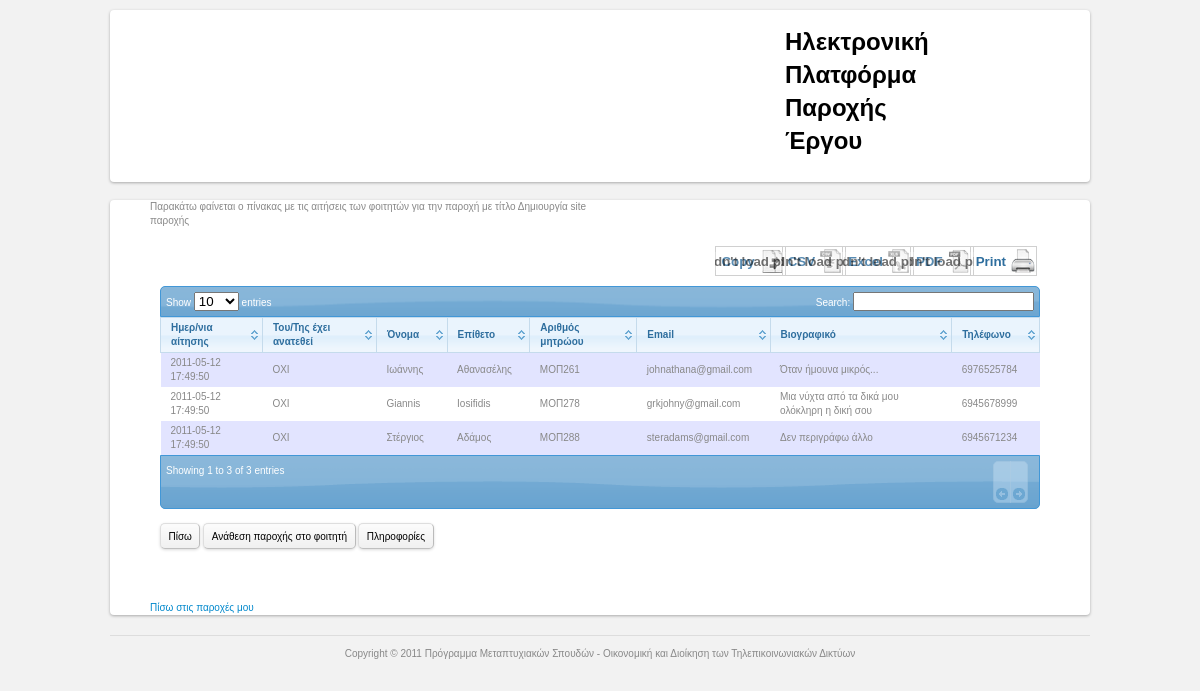
Page /professor/show_apps.php?id=1 on the committed database.
### tables this page shows
create table if not exists work_offers (
    id int unsigned not null auto_increment primary key,
    professor_id int unsigned,
    title varchar(255),
    lesson varchar(255),
    candidates tinyint unsigned,
    requirements text,
    deliverables varchar(255),
    hours smallint unsigned,
    deadline date,
    at_di boolean,
    academic_year_id int unsigned,
    winter_semester boolean,
    is_available boolean,
    has_expired boolean,
    addressed_for tinyint(1) unsigned not null,  
    foreign key (professor_id) references users(id),
    foreign key (academic_year_id) references academic_year(id)
) character set 'utf8' collate 'utf8_general_ci';

create table if not exists work_applications (
    id int not null auto_increment primary key,
    user_id int unsigned not null,
    work_id int unsigned not null,
    applied timestamp default now(),
    accepted boolean default false,
    foreign key (user_id) references users(id),
    foreign key (work_id) references work_offers(id)
) character set 'utf8' collate 'utf8_general_ci';

create table if not exists users (
    id int unsigned not null auto_increment primary key,
    email varchar(255) not null,  
    passwd varchar(40) not null,  
    is_admin tinyint(1) unsigned default '0' not null,  
    name varchar(255),
    surname varchar(255),
    reg_numb varchar(10),  
    phone varchar(255),
    sex char(1),  
    cv text,  
    created timestamp default now(),  
    last_login timestamp  
) character set 'utf8' collate 'utf8_general_ci';

### includes/functions.php (called while the page is built, shortened)
<?php
    function get_user_info($user_id)
    {
        global $con;
		$query = "SELECT * FROM users WHERE id = '$user_id'";
        $result_set = mysql_query("$query",$con);
		$user_info = mysql_fetch_assoc($result_set);
        return $user_info;
    }
?>

### professor/show_apps.php (the view, shortened to what this page needs)
<!DOCTYPE html>
<html>
<head>
	<?php
		require_once($_SERVER['DOCUMENT_ROOT'].'/includes/head.php');
		require_once($_SERVER['DOCUMENT_ROOT'].'/includes/functions.php');
	 ?>
</head>
<body id="overview">
	<?php require_once($_SERVER['DOCUMENT_ROOT'].'/includes/header.php'); ?>
	<div id="globalfooter">
	<div class="content promos grid2col">
		<aside class="column first" id="optimized">
	<?php
			if(isset($_GET['id']))
			{
				$workid = $_GET['id'];
				$query1 = "SELECT is_available, title FROM work_offers WHERE id = '$workid'";
				$res = mysql_query($query1,$con);
				$row = mysql_fetch_assoc($res);
				echo "Παρακάτω φαίνεται ο πίνακας με τις αιτήσεις των φοιτητών για την παροχή με τίτλο ".$row['title'];
				$query = "SELECT * FROM work_applications WHERE work_id = '$workid'";
				$workapps = mysql_query($query,$con);
				confirm_query($workapps);?>
				<div id="container">
					<form id="myForm" action="show_apps.php" method="POST" >
					<input type="hidden" name="workoffer_id" value="<?php echo $_GET['id'];?>" />
					<div id="demo" ></div>
						<table cellpadding="0" cellspacing="0" border="0" class="display" id="example" >
						<thead>
							<tr>
								<th>Ημερ/νια αίτησης</th>
								<th>Του/Της έχει ανατεθεί</th>
								<th>Όνομα</th>
								<th>Επίθετο</th>
								<th>Αριθμός μητρώου</th>
								<th>Email</th>
								<th>Βιογραφικό</th>
								<th>Τηλέφωνο</th>
							</tr>
						</thead>
						<tbody>
					<?php
					while($row = mysql_fetch_assoc($workapps))
					{
						extract($row);
						$info = get_user_info($user_id);
						if($accepted == 1)
							$accepted = "ΝΑΙ";
						else
							$accepted = "ΟΧΙ";
						echo "<tr>";
						echo "<td>$id</td><td>$applied</td><td>$accepted</td><td>$info[name]</td><td>$info[surname]</td><td>$info[reg_numb]</td><td>$info[email]</td><td>$info[cv]</td><td>$info[phone]</td>";
						echo "</tr>";
					}
					?>
						</tbody>
						</table>
						<br />
						<p><input class="button" type="button" name="back" value="Πίσω"  />
						<input class="button" type="submit" name="submit_btn" value="Ανάθεση παροχής στο φοιτητή"  />
						<input class="button" type="button" name="btn" value="Πληροφορίες"  /></p>
					</form>
					<a href="personal_workoffer_list.php">Πίσω στις παροχές μου</a>
				</div>
				<?php
			}
			else
			{
				echo "<p>Δεν έχετε επιλέξει κάποια παροχή!</p>";
				?><p>Επιστροφή στις <a href="personal_workoffer_list.php">παροχές μου</a></p>
				<?php
			}
	?>
	</aside>
	</div>
	<?php require_once($_SERVER['DOCUMENT_ROOT'].'/includes/footer.php'); ?>
	</div>
</body>
</html>

### includes/head.php (shortened to what this page needs)
<link rel="stylesheet" href="../style.css" type="text/css" />
<link rel="stylesheet" type="text/css" href="../jFormer/jformer.css" ></link>

### includes/header.php
<article id="main" class="content">
	<header id="pageheader">
		<h1>Ηλεκτρονική Πλατφόρμα Παροχής Έργου</h1>
	</header>
</article>

### includes/footer.php
<div class="gf-sosumi">
	<p>Copyright © 2011 Πρόγραμμα Μεταπτυχιακών Σπουδών - Οικονομική και Διοίκηση των Τηλεπικοινωνιακών Δικτύων</p>
</div>

### style.css (style rules this page uses)
html,body,div,ul,ol,li,dl,dt,dd,h1,h2,h3,h4,h5,h6,pre,form,p,blockquote,fieldset,input { margin: 0; padding: 0; }
h1,h2,h3,h4,h5,h6,pre,code,address,caption,cite,code,em,strong,th { font-size: 1em; font-weight: normal; font-style: normal; }
caption,th { text-align: left; }
table { border-collapse: collapse; border-spacing: 0; }
article, aside, footer, header, hgroup, nav, section, figure, figcaption { display: block; }
html { background-color:#fff; }
#container { width: 900px; margin: 0 auto; position: relative; }
#main { width: 100%; position: relative; }
.content { background: #fff; border: 1px solid; border-color: #e5e5e5 #dbdbdb #d2d2d2; -webkit-box-shadow: rgba(0,0,0,0.3) 0 1px 3px; -moz-box-shadow: rgba(0,0,0,0.3) 0 1px 3px; box-shadow: rgba(0,0,0,0.3) 0 1px 3px; }
.content:nth-child(1n) { border: none; }
.content, .rounded, .article .box { border-radius: 4px; -webkit-border-radius: 4px; -moz-border-radius: 4px; -o-border-radius: 4px; -khtml-border-radius: 4px; }
.column { float: left; }
.grid2col, .grid2cola, .grid2colb, .grid2colc, .grid2cold, .grid2cole, .grid2colf, .grid3col, .grid3cola, .grid4col, .grid5col, .grid6col { width: 100%; }
.grid2col .column { width: 49%; }
.column.first, .column.last { margin-left: 0 !important; }
#container:after, #content:after, .grid2col:after, .grid2cola:after, .grid2colb:after, .grid2colc:after, .grid2cold:after, .grid2cole:after, .grid2colf:after, .grid3col:after, .grid3cola:after, .grid4col:after, .grid5col:after, .grid6col:after { content: "."; display: block; height: 0; clear: both; visibility: hidden; }
#container, #content, .grid2col, .grid2cola, .grid2colb, .grid2colc, .grid2cold, .grid2cole, .grid2colf, .grid3col, .grid3cola, .grid4col, .grid5col, .grid6col { zoom: 1; }
body { font: 12px/18px "Lucida Grande", "Lucida Sans Unicode", Helvetica, Arial, Verdana, sans-serif; background-color: transparent; color: #333; -webkit-font-smoothing: antialiased; }
a { color: #08c; }
a:link, a:visited, a:active { text-decoration: none; }
h1,h2,h3,h4,h5,h6,strong { color:#000; }
h1,h2,h3,h4 { font-weight: bold; }
h1,h2 { margin-bottom: 18px; }
h1 { font-size: 24px; line-height: 36px; }
p { margin-bottom: 18px; }
#globalfooter { width: 980px; color: #888; font-size: 10px; margin: 18px auto 0; padding-bottom: 36px; text-align: left !important; }
#globalfooter a { color: #08c; }
#globalfooter p { margin-bottom: 1em; }
#globalfooter .gf-sosumi { clear: both; width: 100%; border-top: 1px solid #ddd; padding-top: 9px; }
#globalfooter .gf-sosumi p { text-align: center }
#globalfooter form { margin: 18px 10px; }
* { -webkit-touch-callout: none; }
header, footer, article, section, nav, aside { display: block; }
html, body { background-color: #f2f2f2; }
#main { width: 980px; margin: 10px auto 18px; padding: 5px 0 10px; }
#optimized, #overview #showcase { clear: left; }
#pageheader { width: 585px; margin-left: 15px; padding:10px 60px 15px 0; background: url(images/mouses.jpg) repeat-x 0 100%; *zoom:1; }
#pageheader:after { content:'.'; display:block; height:0; clear:both; visibility:hidden; }
#pageheader h1 { margin-bottom: 0; margin-left: 660px; line-height: 33px; }
.promos { width:980px; margin:0 auto 2em; line-height:1.4; }
.promos a { display:block; padding-top:24px; text-decoration:none; }
.promos p { color:#333; }
.promos .column.first { width:450px; padding:0 0 0 40px; }
.button { font-size:1em;background:#FFF url(/images/button-bg.png) repeat-x scroll left center;border:1px solid;cursor:pointer;-moz-box-shadow:0 1px 3px rgba(0,0,0,0.15);-moz-border-radius:5px;-webkit-box-shadow:0 1px 3px rgba(0,0,0,0.15);-webkit-border-radius:5px;border-color:#DEDEDE #BBB #BFBFBF #DEDEDE;margin:0 0 1em;padding:.65em .75em }

### dataTables/css/demo_table_jui.css (style rules this page uses)
table.display thead th { padding: 3px 0px 3px 10px; cursor: pointer; * cursor: hand; }
table.display { margin: 0 auto; width: 100%; clear: both; border-collapse: collapse; }
table.display td { padding: 3px 10px; }
tr.odd { background-color: #E2E4FF; }
tr.even { background-color: white; }

### rows in the picture
work_offers: title "Δημιουργία site παροχής"
work_applications: applied "2011-05-12 17:49:50", accepted "ΟΧΙ", user.name "Ιωάννης", user.surname "Αθανασέλης", user.reg_numb "ΜΟΠ261", user.email "johnathana@gmail.com", user.cv "Όταν ήμουνα μικρός...", user.phone "6976525784"
work_applications: applied "2011-05-12 17:49:50", accepted "ΟΧΙ", user.name "Giannis", user.surname "Iosifidis", user.reg_numb "ΜΟΠ278", user.email "grkjohny@gmail.com", user.cv "Μια νύχτα από τα δικά μου ολόκληρη η δική σου", user.phone "6945678999"
work_applications: applied "2011-05-12 17:49:50", accepted "ΟΧΙ", user.name "Στέργιος", user.surname "Αδάμος", user.reg_numb "ΜΟΠ288", user.email "steradams@gmail.com", user.cv "Δεν περιγράφω άλλο", user.phone "6945671234"
